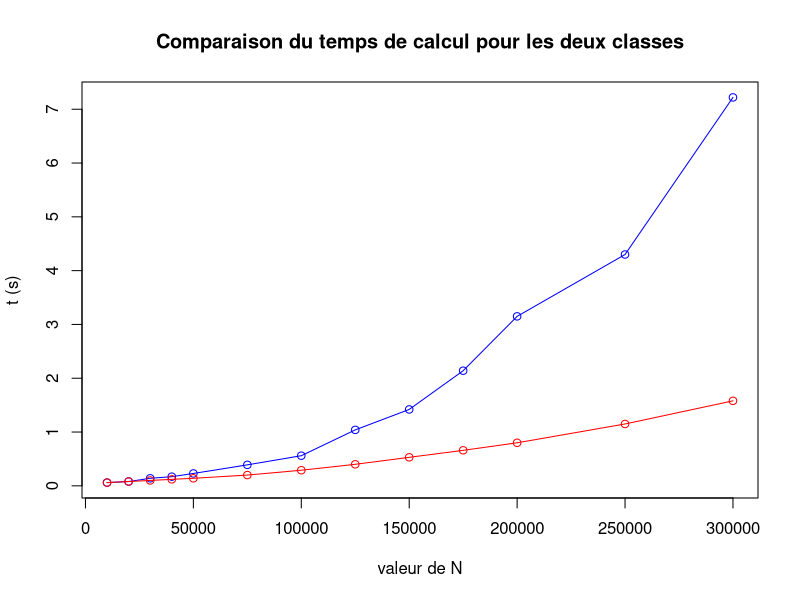

Generate this figure with R:
png(filename="comparaison.png")
eratosthene <- read.table("Eratosthene.csv", header=TRUE)
eratostheneRapide <- read.table("EratostheneRapide.csv", header=TRUE)
plot(eratosthene$duree ~ eratosthene$N, type="o", col="blue",
     main="Comparaison du temps de calcul pour les deux classes",
     xlab="valeur de N", ylab="t (s)")
lines(eratostheneRapide$duree ~ eratostheneRapide$N, type="o",
      col="red")
legend(10,c("Eratosthene", "EratostheneRapide"), fill=c("blue","red"))
